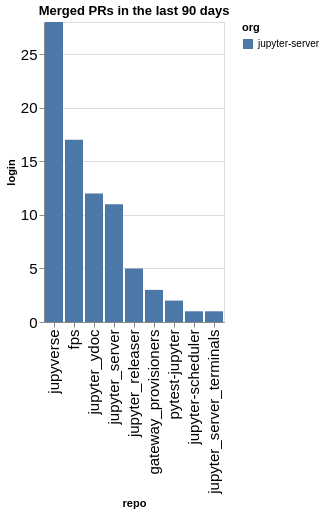

This figure's notebook cell:
### Code cell
prs_by_repo = merged.groupby(['org', 'repo']).count()['login'].reset_index().sort_values(['org', 'login'], ascending=False)
alt.Chart(data=prs_by_repo, title=f"Merged PRs in the last {n_days} days").mark_bar().encode(
    x=alt.X('repo', sort=prs_by_repo['repo'].values.tolist()),
    y='login',
    color='org'
)

### Figure 1 — Vega-Lite specification as saved in the notebook (floating-point values rounded to 4 significant figures)
{"config": {"axisLeft": {"labelFontSize": 15}, "axisBottom": {"labelFontSize": 15}}, "data": {"name": "data-dbc0dc69758de49fd2ac289600408cc1"}, "mark": {"type": "bar"}, "encoding": {"color": {"field": "org", "type": "nominal"}, "x": {"field": "repo", "sort": ["jupyverse", "fps", "jupyter_ydoc", "jupyter_server", "jupyter_releaser", "gateway_provisioners", "pytest-jupyter", "jupyter-scheduler", "jupyter_server_terminals"], "type": "nominal"}, "y": {"field": "login", "type": "quantitative"}}, "title": "Merged PRs in the last 90 days", "$schema": "https://vega.github.io/schema/vega-lite/v5.20.1.json", "datasets": {"data-dbc0dc69758de49fd2ac289600408cc1": [{"org": "jupyter-server", "repo": "jupyverse", "login": 28}, {"org": "jupyter-server", "repo": "fps", "login": 17}, {"org": "jupyter-server", "repo": "jupyter_ydoc", "login": 12}, {"org": "jupyter-server", "repo": "jupyter_server", "login": 11}, {"org": "jupyter-server", "repo": "jupyter_releaser", "login": 5}, {"org": "jupyter-server", "repo": "gateway_provisioners", "login": 3}, {"org": "jupyter-server", "repo": "pytest-jupyter", "login": 2}, {"org": "jupyter-server", "repo": "jupyter-scheduler", "login": 1}, {"org": "jupyter-server", "repo": "jupyter_server_terminals", "login": 1}]}}
